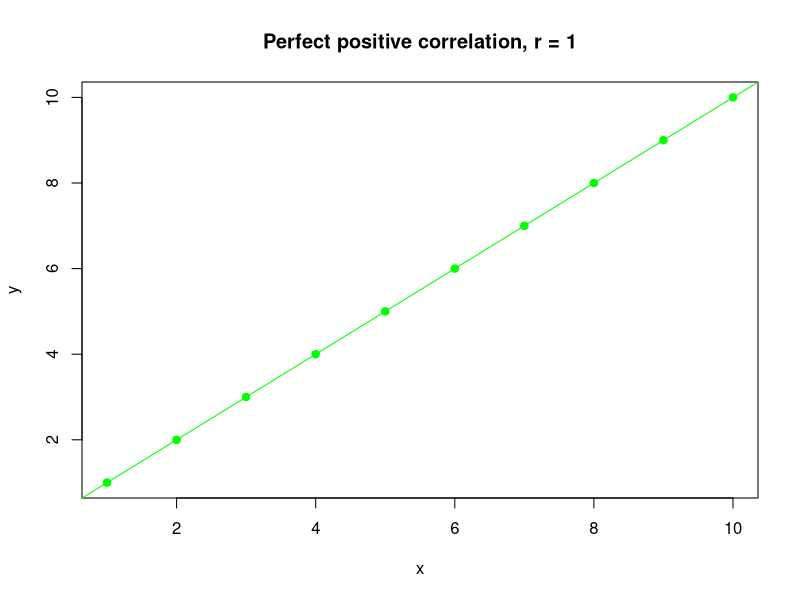
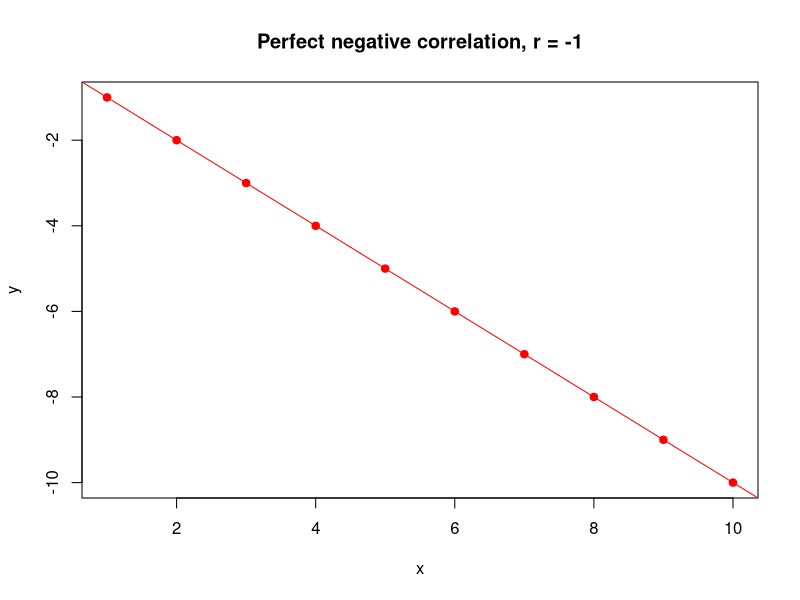
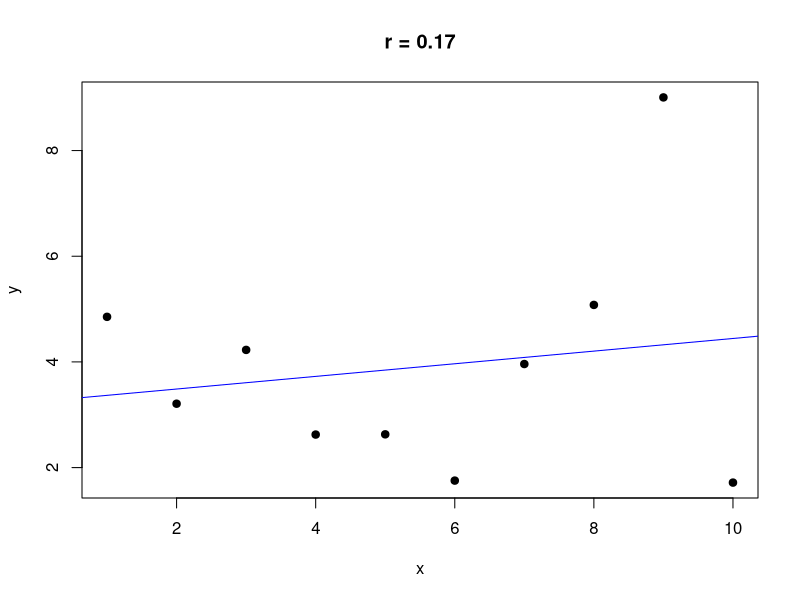
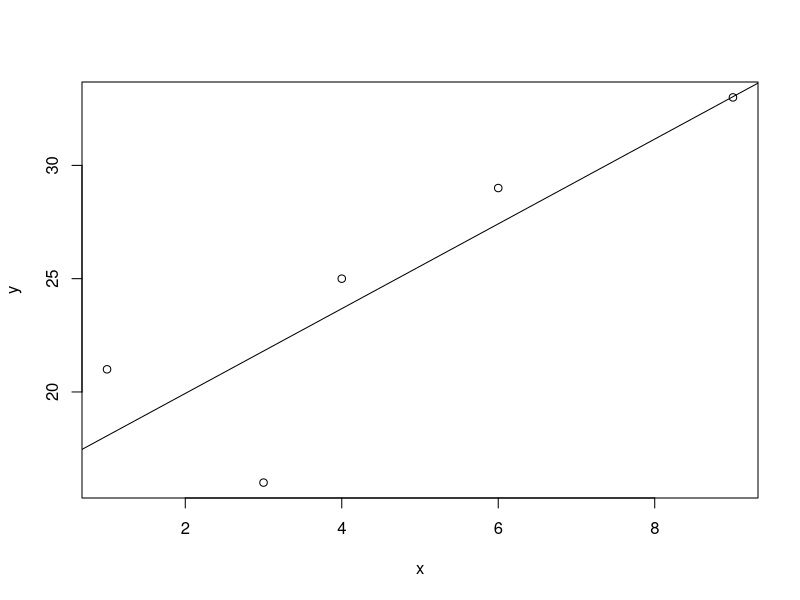
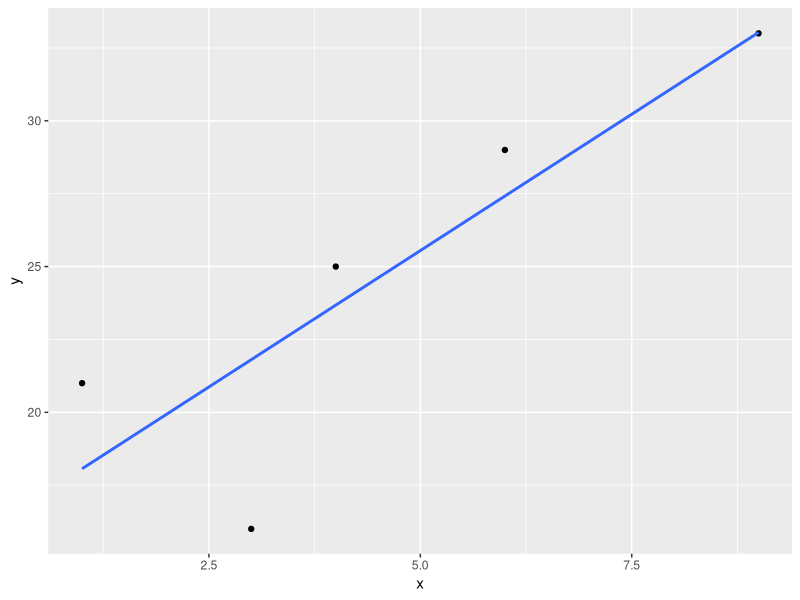

Recreate these plots in R, in order.
## ---- chunk 1
x <- rnorm(10)
x
## ---- chunk 2
t.test(x)
## ---- chunk 3
x2 <- rnorm(10)+1
x2
## ---- chunk 4

data <- read.csv("correlation_data.csv")
reg1 <- lm(y ~ x, data=data)
reg2 <- lm(y.1 ~ x, data = data)
reg3 <- lm(y.3 ~ x, data = data)

## ---- chunk 5
plot(data$x, data$y, xlab="x", ylab="y",
     main="Perfect positive correlation, r = 1", pch=19, col="green")
abline(reg1, col="green")
## ---- chunk 6
cor(data$x,data$y)
## ---- chunk 7
plot(data$x, data$y.1 ,xlab="x", ylab="y",
     main="Perfect negative correlation, r = -1", pch=19, col="red")
abline(reg2, col="red")
## ---- chunk 8
cor(data$x,data$y.1)
## ---- chunk 9
plot(data$x, data$y.3, xlab="x", ylab="y",
     main="r = 0.17", pch=19)
abline(reg3, col="blue")

## ---- chunk 10
cor(data$x, data$y.3)
## ---- chunk 11
x = c(1,4,5)
y = c(2,8,9)
cor(x, y)
## ---- chunk 12
x <- c(1, 3, 4, 6, 9)

y <- c(21, 16, 25, 29, 33)

plot(x, y)
abline(lm(y ~ x))
## ---- chunk 13
library(ggplot2)
## ---- chunk 14
x <- c(1, 3, 4, 6, 9)

y <- c(21, 16, 25, 29, 33)

df <- data.frame(x, y)

ggplot(data = df, aes(x = x, y = y)) + 
  geom_point() + 
  geom_smooth(method= "lm", formula = y ~ x, se = FALSE)
